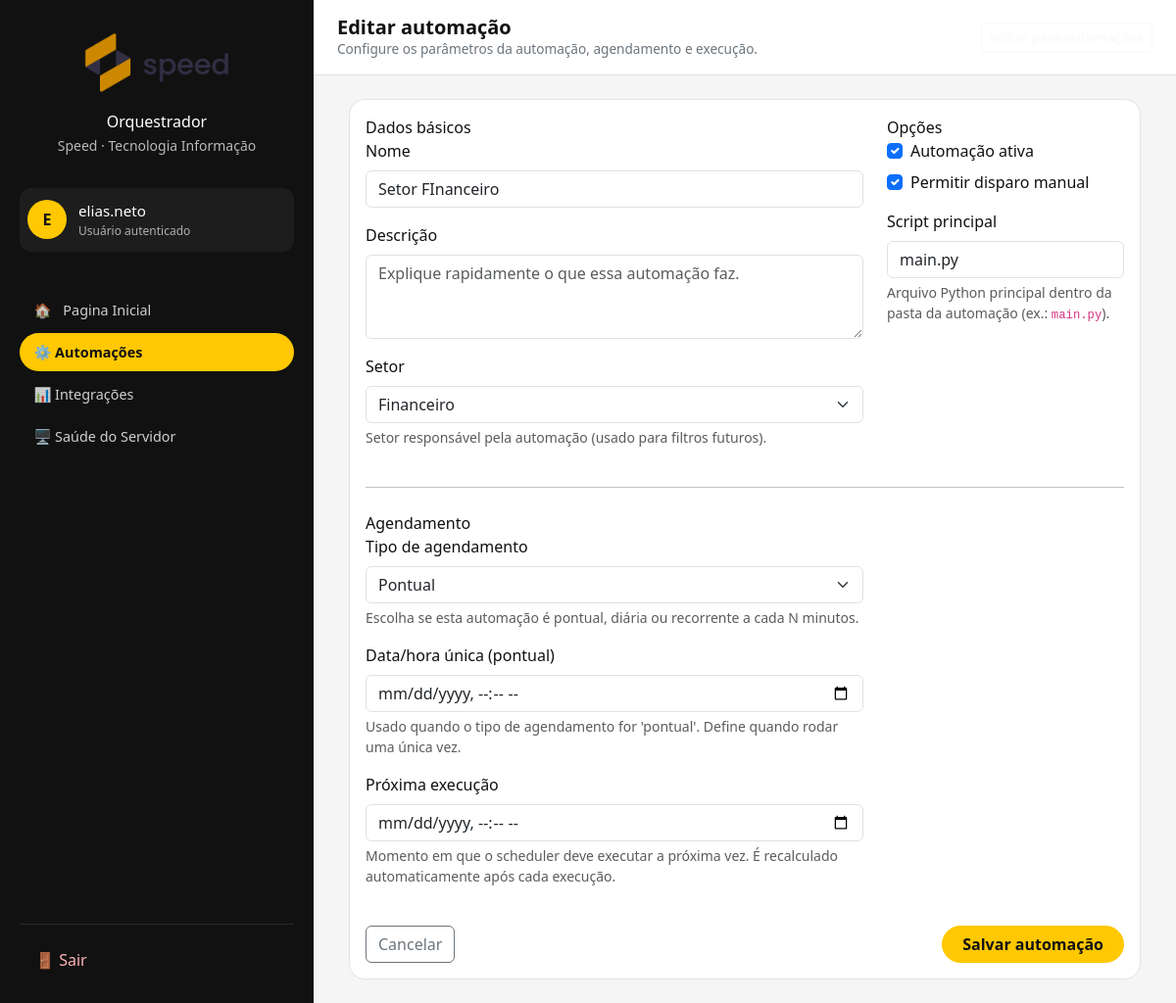
Page /automation/jobs/14/edit/ (signed in) on the committed database.
### automation/models.py (models this page shows, shortened)
class AutomationJob(models.Model):
    class ScheduleType(models.TextChoices):
        ONCE        = "once",        "Pontual"
        DAILY       = "daily",       "Diário"
        MULTI_DAILY = "multi_daily", "Diário – vários horários"
        INTERVAL    = "interval",    "A cada N minutos"
    class Sector(models.TextChoices):
        GERAL = "geral", "Geral"
        FINANCEIRO = "financeiro", "Financeiro"
        COMERCIAL = "comercial", "Comercial"
        TI = "ti", "TI"
    name = models.CharField("Nome da automação", max_length=200)
    description = models.TextField(
        "Descrição",
        blank=True,
        help_text="Explicação rápida do que essa automação faz (aparece só na interface).",
    )
    code = models.SlugField(
        "Código interno",
        max_length=100,
        unique=True,
        blank=True,  # 👈 permite vir vazio do form
        help_text="Identificador curto, sem espaços. Ex: robo_ixc_login_cliente",
    )
    sector = models.CharField(
       "Setor",
        max_length=50,
        choices=Sector.choices,
        default=Sector.GERAL,
        help_text="Setor responsável pela automação (usado para filtros futuros).",
    )
    external_main_script = models.CharField(
        "Arquivo principal (Python)",
        max_length=200,
        default="main.py",
        help_text="Ex: main.py, app.py – arquivo dentro da pasta da automação.",
    )
    is_active = models.BooleanField("Ativa", default=True)
    allow_manual = models.BooleanField("Permite disparo manual", default=True)
    is_paused = models.BooleanField(
        "Agendamento pausado",
        default=False,
        help_text="Se verdadeiro, o scheduler não dispara esta automação automaticamente.",
    )
    ...
    schedule_type = models.CharField(
        "Tipo de agendamento",
        max_length=20,
        choices=ScheduleType.choices,
        default=ScheduleType.ONCE,
    )
    one_off_run_at = models.DateTimeField(
        "Data/hora (pontual)",
        null=True,
        blank=True,
    )
    daily_time = models.TimeField(
        "Horário diário",
        null=True,
        blank=True,
    )
    multi_daily_times = models.CharField(
        "Horários diários (lista)",
        max_length=200,
        blank=True,
        help_text="Horários HH:MM separados por vírgula. Ex.: 08:00, 13:00, 18:00",
    )
    interval_minutes = models.PositiveIntegerField(
        "Intervalo (minutos)",
        null=True,
        blank=True,
        help_text="Usado quando o agendamento for 'a cada N minutos'.",
    )
    next_run_at = models.DateTimeField(
        "Próxima execução",
        null=True,
        blank=True,
    )
    created_at = models.DateTimeField("Criado em", auto_now_add=True)
    updated_at = models.DateTimeField("Atualizado em", auto_now=True)
    class Meta:
        ordering = ["name"]
        verbose_name = "Automação"
        verbose_name_plural = "Automações"

### automation/views.py (the view, shortened to what this page needs)
# urls.py: path("jobs/<int:pk>/edit/", AutomationJobUpdateView.as_view(), name="job_update"),
class AutomationJobUpdateView(LoginRequiredMixin, AdminRequiredMixin, UpdateView):
    model = AutomationJob
    form_class = AutomationJobForm
    template_name = "automation/job_form.html"
    success_url = reverse_lazy("automation:job_list")

### accounts/permissions.py (called while the page is built)
def user_is_admin(user):
    if not user.is_authenticated:
        return False
    if user.is_superuser:
        return True
    return user.groups.filter(name=ADMINISTRADOR).exists()

    def test_func(self):
        return user_is_admin(self.request.user)

### automation/templates/automation/job_form.html (shortened to what this page needs)
{% extends "base.html" %}
{% block header_title %}
  {% if object %}
    Editar automação
  {% else %}
    Nova automação
  {% endif %}
{% endblock %}
{% block header_subtitle %}
  Configure os parâmetros da automação, agendamento e execução.
{% endblock %}
{% block header_actions %}
  <a href="{% url 'automation:job_list' %}" class="btn btn-outline-light btn-sm">
  </a>
{% endblock %}
{% block content %}
<div class="container-fluid">
  <div class="card module-card">
    <div class="card-body">
      <form method="post" novalidate>
        <div class="row">
          <div class="col-md-8">
            <div class="form-section-title">Dados básicos</div>
            <div class="mb-3">
              <label class="form-label" for="{{ form.name.id_for_label }}">Nome</label>
              {{ form.name }}
            </div>
            <div class="mb-3">
              <label class="form-label" for="{{ form.description.id_for_label }}">Descrição</label>
              {{ form.description }}
            </div>
            {% if form.sector %}
              <div class="mb-3">
                <label class="form-label" for="{{ form.sector.id_for_label }}">Setor</label>
                {{ form.sector }}
                {% if form.sector.help_text %}
                  <div class="form-text">{{ form.sector.help_text }}</div>
                {% endif %}
              </div>
            {% endif %}
          </div>
          <div class="col-md-4">
            <div class="form-section-title">Opções</div>
            <div class="form-check mb-2">
              {{ form.is_active }}
              <label class="form-check-label" for="{{ form.is_active.id_for_label }}">
                Automação ativa
              </label>
            </div>
            <div class="form-check mb-3">
              {{ form.allow_manual }}
              <label class="form-check-label" for="{{ form.allow_manual.id_for_label }}">
                Permitir disparo manual
              </label>
            </div>
            {% if form.external_main_script %}
              <div class="mb-3">
                <label class="form-label" for="{{ form.external_main_script.id_for_label }}">
                  Script principal
                </label>
                {{ form.external_main_script }}
                <div class="form-text">
                  Arquivo Python principal dentro da pasta da automação (ex.: <code>main.py</code>).
                </div>
              </div>
            {% endif %}
          </div>
        </div>
        <hr class="my-4">
        <div class="row">
          <div class="col-md-8">
            <div class="form-section-title">Agendamento</div>
            <div class="mb-3">
              <label class="form-label" for="{{ form.schedule_type.id_for_label }}">
                Tipo de agendamento
              </label>
              {{ form.schedule_type }}
              {% if form.schedule_type.help_text %}
                <div class="form-text">{{ form.schedule_type.help_text }}</div>
              {% endif %}
            </div>
            {% if form.one_off_run_at %}
              <div class="mb-3" id="field_one_off_run_at">
                <label class="form-label" for="{{ form.one_off_run_at.id_for_label }}">
                  Data/hora única (pontual)
                </label>
                {{ form.one_off_run_at }}
                {% if form.one_off_run_at.help_text %}
                  <div class="form-text">{{ form.one_off_run_at.help_text }}</div>
                {% endif %}
              </div>
            {% endif %}
            <div class="mb-3">
              <label class="form-label" for="{{ form.next_run_at.id_for_label }}">
                Próxima execução
              </label>
              {{ form.next_run_at }}
              {% if form.next_run_at.help_text %}
                <div class="form-text">{{ form.next_run_at.help_text }}</div>
              {% endif %}
            </div>
          </div>
        </div>
        <div class="mt-4 d-flex justify-content-between">
          <a href="{% url 'automation:job_list' %}" class="btn btn-outline-secondary">
            Cancelar
          </a>
          <button type="submit" class="btn btn-accent">
            Salvar automação
          </button>
        </div>
      </form>
    </div>
  </div>
</div>
{% endblock %}

### templates/base.html (shortened to what this page needs)
{% load static %}
<!DOCTYPE html>
<html lang="pt-br">
<head>
    <link
        href="https://cdn.jsdelivr.net/npm/bootstrap@5.3.3/dist/css/bootstrap.min.css"
        rel="stylesheet"
    />
    <link
        rel="stylesheet"
        href="https://cdn.jsdelivr.net/npm/bootstrap-icons@1.11.3/font/bootstrap-icons.css"
    />
</head>
<body>
<div class="app-wrapper">
    <aside class="sidebar">
        <div class="sidebar-brand">
            <div class="sidebar-logo">
                <img src="{% static 'img/Speed_v02-02.png' %}" alt="Orquestrador" style="max-width: 100%; max-height: 100%;">
            </div>
            <div>
                <a class="nav-link active" href="{% url 'core:home' %}">
                <p class="sidebar-brand-title mb-0">Orquestrador</p>
                <small style="opacity: 0.7;">Speed · Tecnologia Informação</small>
                </a>
            </div>
        </div>
        <div class="sidebar-user">
            <div class="sidebar-avatar">
                {% if request.user.is_authenticated %}
                    {{ request.user.username|first|upper }}
                {% else %}
                    ?
                {% endif %}
            </div>
            <div>
                <p class="sidebar-user-name">
                    {% if request.user.is_authenticated %}
                        {{ request.user.get_full_name|default:request.user.username }}
                    {% else %}
                        Visitante
                    {% endif %}
                </p>
                <p class="sidebar-user-role mb-0">
                    {% if request.user.is_authenticated %}
                        Usuário autenticado
                    {% else %}
                        Não autenticado
                    {% endif %}
                </p>
            </div>
        </div>
        <nav class="sidebar-nav">
            {% with url_name=request.resolver_match.url_name app_name=request.resolver_match.app_name %}
            <ul class="nav flex-column">
                <li class="nav-item">
                    <a
                        class="nav-link {% if app_name == 'core' and url_name == 'home' %}active{% endif %}"
                        href="{% url 'core:home' %}"
                    >
                        <span class="me-1">🏠</span>
                        Pagina Inicial
                    </a>
                </li>
                <li class="nav-item">
                    <a
                        class="nav-link {% if app_name == 'automation' %}active{% endif %}"
                        href="{% url 'automation:job_list' %}"
                    >
                        ⚙️ Automações
                    </a>
                </li>
                <li class="nav-item">
                    <a
                        class="nav-link {% if app_name == 'integrations' %}active{% endif %}"
                        href="#"
                    >
                        📊 Integrações
                    </a>
                </li>
                <li class="nav-item">
                    <a
                        class="nav-link {% if app_name == 'monitorServer' and url_name == 'system_health' %}active{% endif %}"
                        href="{% url 'monitorServer:system_health' %}"
                    >
                        🖥️ Saúde do Servidor
                    </a>
                </li>
            </ul>
            {% endwith %}
        </nav>
        <div class="sidebar-footer">
            <ul class="nav flex-column">
                {% if request.user.is_authenticated %}
                    <li class="nav-item">
                        <a class="nav-link" href="{% url 'accounts:logout' %}">
                            🚪 Sair
                        </a>
                    </li>
                {% else %}
                    <li class="nav-item">
                        <a class="nav-link" href="{% url 'accounts:login' %}">
                            🔐 Entrar
                        </a>
                    </li>
                {% endif %}
            </ul>
        </div>
    </aside>
    <div class="main-content">
        <header class="main-header">
            <div>
                <h1 class="main-header-title">
                    {% block header_title %}Dashboard{% endblock %}
                </h1>
                <p class="main-header-subtitle">
                    {% block header_subtitle %}Visão geral dos módulos do Orquestrador.{% endblock %}
                </p>
            </div>
            <div>
                {% block header_actions %}{% endblock %}
            </div>
        </header>
        <main class="content-wrapper">
            {% block content %}{% endblock %}
        </main>
    </div>
</div>
</body>
</html>

### templates/base.html (style rules this page uses)
:root { --color-bg: #f5f5f5; --color-sidebar-bg: #111111; --color-accent: #ffc800; --color-accent-soft: #ffec99; --color-text: #111111; --color-muted: #6c757d; }
body { margin: 0; font-family: system-ui, -apple-system, BlinkMacSystemFont, "Segoe UI", sans-serif; background-color: var(--color-bg); color: var(--color-text); }
.app-wrapper { min-height: 100vh; display: flex; }
.sidebar { flex: 0 0 320px; background: var(--color-sidebar-bg); color: #ffffff; display: flex; flex-direction: column; padding: 1.5rem 1.25rem; }
.sidebar-brand { display: flex; flex-direction: column; align-items: flex-start; gap: 0.5rem; margin-bottom: 2rem; }
.sidebar-logo { width: 160px; height: 80px; border-radius: 8px; display: flex; align-items: center; justify-content: center; overflow: hidden; }
.sidebar-logo img { max-width: 100%; max-height: 100%; display: block; }
.sidebar-brand { display: flex; flex-direction: column; align-items: center; gap: 0.5rem; margin-bottom: 2rem; text-align: center; }
.sidebar-user { display: flex; align-items: center; gap: 0.75rem; padding: 0.75rem 0.5rem; border-radius: 12px; background: rgba(255, 255, 255, 0.05); margin-bottom: 1.5rem; }
.sidebar-avatar { width: 40px; height: 40px; border-radius: 50%; background: var(--color-accent); color: var(--color-sidebar-bg); display: flex; align-items: center; justify-content: center; font-weight: 700; }
.sidebar-user-name { font-size: 0.95rem; margin: 0; }
.sidebar-user-role { font-size: 0.75rem; color: rgba(255, 255, 255, 0.65); }
.sidebar-nav { flex: 1; margin-top: 1rem; }
.sidebar-nav .nav-link { color: rgba(255, 255, 255, 0.8); font-size: 0.9rem; border-radius: 999px; padding: 0.55rem 0.9rem; margin-bottom: 0.25rem; display: flex; align-items: center; gap: 0.5rem; }
.sidebar-nav .nav-link.active { background: var(--color-accent); color: var(--color-sidebar-bg); font-weight: 600; }
.sidebar-footer { margin-top: 1.5rem; border-top: 1px solid rgba(255, 255, 255, 0.1); padding-top: 1rem; }
.sidebar-footer .nav-link { color: #ffb3b3; }
.main-content { flex: 1; background: var(--color-bg); display: flex; flex-direction: column; }
.main-header { padding: 1rem 1.5rem; border-bottom: 1px solid #e0e0e0; display: flex; align-items: center; justify-content: space-between; background: #ffffff; }
.main-header-title { font-size: 1.25rem; font-weight: 600; margin: 0; }
.main-header-subtitle { font-size: 0.85rem; color: var(--color-muted); margin: 0; }
.btn-accent { background: var(--color-accent); border-color: var(--color-accent); color: var(--color-sidebar-bg); font-weight: 600; border-radius: 999px; padding-inline: 1.25rem; }
.content-wrapper { flex: 1; padding: 1.5rem; }
.module-card { border-radius: 16px; border: 1px solid #e3e3e3; transition: transform 0.15s ease, box-shadow 0.15s ease, border-color 0.15s ease; cursor: pointer; text-decoration: none; color: inherit; }

### rows in the picture
AutomationJob: name "Setor FInanceiro", sector "Financeiro", is_active "☑", allow_manual "☑", external_main_script "main.py", schedule_type "Pontual"

### other values in the picture
{{ request.user.username|first|upper }} "E"
{{ request.user.get_full_name|default:request.user.username }} "elias.neto"
